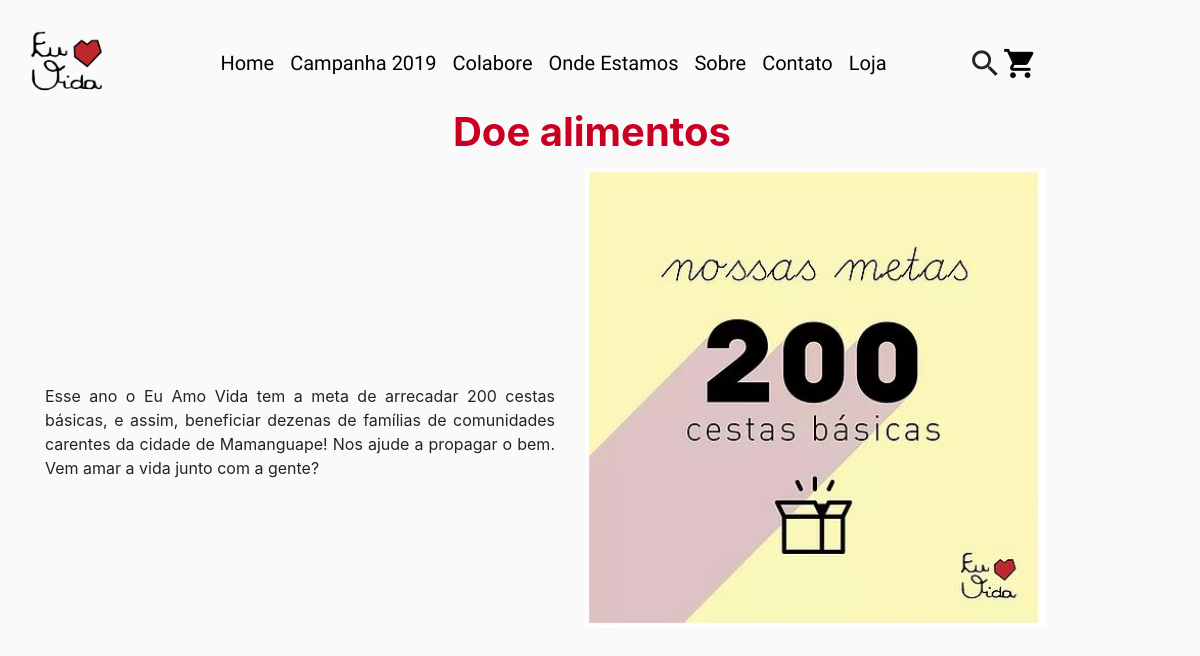
The page /colabore/doacao/2 on the database its author committed.
### colabore/models.py (models this page shows, shortened)
class Colabore(models.Model):
    doacao = models.CharField(max_length=150, default="")
    imagem = models.ImageField(upload_to= 'images')
    textinho = models.CharField(max_length=1500, default="")
    class Meta:
        verbose_name = 'Colabore'
        verbose_name_plural = 'Doações'
        ordering = ['doacao']

### colabore/views.py (the view)
# urls.py: path('doacao/<int:doacao_id>', exibir_doacao, name='euamovida-doacao')
def exibir_doacao(request, doacao_id):
	doacao = Colabore.objects.get(pk=doacao_id)
	return render(request, 'colabore/doacao.html', {'doacao': doacao})

### templates/colabore/doacao.html (shortened to what this page needs)
{% extends "base.html" %}
{% load static %}
{% block conteudo %}
<h1 id="Titulo">{{ doacao.doacao }}</h1>
<div class="container">
	<div class="row" id="cidade-top">
        <div class="col-md-6" style="margin-top: 20%; text-align: justify;">
        	<div>{{ doacao.textinho }}</div>
        </div>
        <div class="col-md-6"><img src="{{ doacao.imagem.url }}" height="460" width="460"></div>
    </div>
</div>
{% endblock %}

### static/css/style.css (style rules this page uses)
body { background-color:#fafafa; }
#Titulo { width: 680px; font-size: 40px; color:#c90024; font-weight: bold; position: absolute; margin-left: 21%; margin-top: 7%; text-align: center; }
#cidade-top { position: absolute; margin-top: 12%; padding-left: 0px; padding-right: 0px; width: 90%; }

### rows shown on the page
Colabore: doacao "Doe alimentos", textinho "Esse ano o Eu Amo Vida tem a meta de arrecadar 200 cestas básicas, e assim, beneficiar dezenas de famílias de comunidades carentes da cidade de Mamanguape! Nos ajude a propagar o bem. Vem amar a vida junto com a gente?", imagem (picture)
